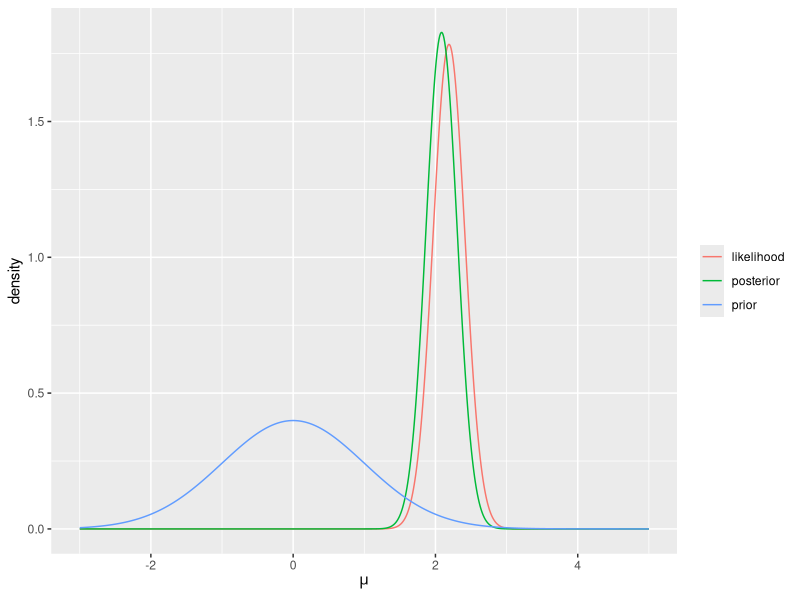

R code for this plot:
## ---- chunk 1
#| label: normal-credible-vs-confidence
set.seed(1)
mu_true <- 2
n <- 20
x <- rnorm(n = n, mean = mu_true, sd = 1)
xbar <- mean(x)
ci_freq <- xbar + stats::qnorm(c(0.025, 0.975)) / sqrt(n)
post_mean <- n / (n + 1) * xbar
post_sd <- sqrt(1 / (n + 1))
ci_bayes <- stats::qnorm(c(0.025, 0.975), mean = post_mean, sd = post_sd)
rbind(confidence = ci_freq, credible = ci_bayes) |>
  round(3) |>
  `colnames<-`(c("lower", "upper"))
## ---- chunk 2
#| code-fold: true
#| fig-alt: >-
#|   Three bell-shaped curves over the mean mu: a wide prior centered at 0,
#|   a narrow likelihood centered near 2.2, and a posterior just as narrow,
#|   centered slightly closer to 0 than the likelihood.
mu_grid <- seq(-3, 5, length.out = 801)
curves <- tibble::tibble(
  mu = rep(mu_grid, times = 3),
  curve = rep(c("prior", "likelihood", "posterior"), each = length(mu_grid)),
  density = c(
    stats::dnorm(mu_grid, mean = 0, sd = 1),
    stats::dnorm(mu_grid, mean = xbar, sd = 1 / sqrt(n)),
    stats::dnorm(mu_grid, mean = post_mean, sd = post_sd)
  )
)
ggplot2::ggplot(curves) +
  ggplot2::aes(x = mu, y = density, colour = curve) +
  ggplot2::geom_line() +
  ggplot2::labs(x = expression(mu), y = "density", colour = NULL)
## ---- chunk 3
#| label: normal-posterior-prob-ci
pr_in_ci <- stats::pnorm(ci_freq, mean = post_mean, sd = post_sd) |> diff()
round(pr_in_ci, 3)
